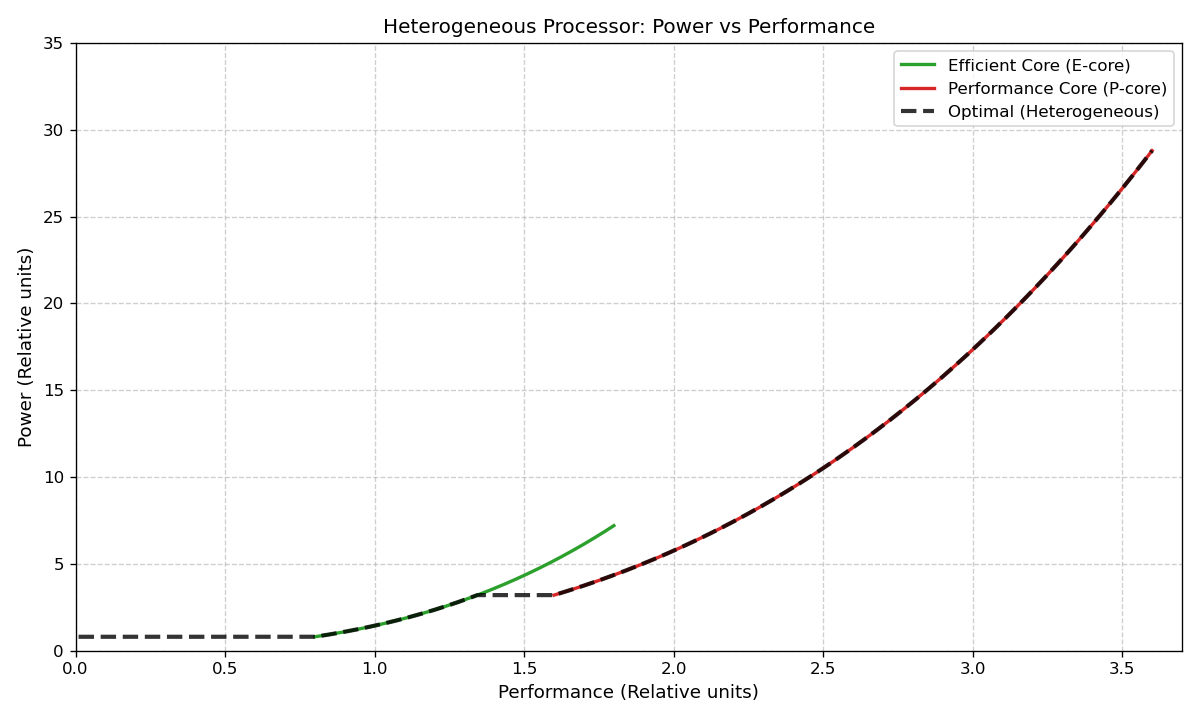

The script that saved this image:
import numpy as np
import matplotlib.pyplot as plt
from typing import Tuple
from numpy.typing import NDArray


def calculate_metrics(
    f_range: NDArray[np.float64], ipc: float, c_dyn: float
) -> Tuple[NDArray[np.float64], NDArray[np.float64]]:
    # calculate voltage based on frequency: u = f + 0.2, bounded by u_min = 1
    voltage = np.maximum(1.0, f_range + 0.2)

    # performance is ipc * frequency
    performance = ipc * f_range

    # power is c * u^2 * f
    power = c_dyn * (voltage**2) * f_range

    return performance, power


def plot_processor_characteristics():
    # define frequency range up to the specified limit
    f_max = 1.8
    f_points = np.linspace(0.8, f_max, 500)

    # core parameters (relative units)
    # efficient core: ipc=1, cdyn=1
    # performance core: ipc=2, cdyn=4
    perf_e, power_e = calculate_metrics(f_points, ipc=1.0, c_dyn=1.0)
    perf_p, power_p = calculate_metrics(f_points, ipc=2.0, c_dyn=4.0)

    # find the optimal curve
    # we interpolate to a common performance grid to compare power
    common_perf = np.linspace(0.01, max(perf_e.max(), perf_p.max()), 1000)

    # interp power for both cores at common performance points
    # use a high fill value for performance points core cannot reach
    p_at_common_e = np.interp(common_perf, perf_e, power_e, right=np.inf)
    p_at_common_p = np.interp(common_perf, perf_p, power_p, right=np.inf)

    # optimal is the minimum power for a given performance target
    optimal_power = np.minimum(p_at_common_e, p_at_common_p)

    # plotting
    plt.figure(figsize=(10, 6), dpi=120)

    # plot individual cores
    plt.plot(
        perf_e, power_e, label="Efficient Core (E-core)", color="#2ca02c", linewidth=2
    )
    plt.plot(
        perf_p, power_p, label="Performance Core (P-core)", color="#d62728", linewidth=2
    )

    # plot optimal execution curve
    plt.plot(
        common_perf,
        optimal_power,
        "--",
        label="Optimal (Heterogeneous)",
        color="black",
        alpha=0.8,
        linewidth=2.5,
    )

    # identify the crossover point for visualization
    # the e-core is better at low perf because it hits u_min floor later
    # the p-core is better when frequency scaling dominates because it needs lower f
    plt.title("Heterogeneous Processor: Power vs Performance", fontsize=12)
    plt.xlabel("Performance (Relative units)", fontsize=11)
    plt.ylabel("Power (Relative units)", fontsize=11)

    plt.grid(True, linestyle="--", alpha=0.6)
    plt.legend()
    plt.xlim(0, 3.7)
    plt.ylim(0, 35)

    plt.tight_layout()
    plt.savefig("task1.png")
    plt.show()


if __name__ == "__main__":
    plot_processor_characteristics()
